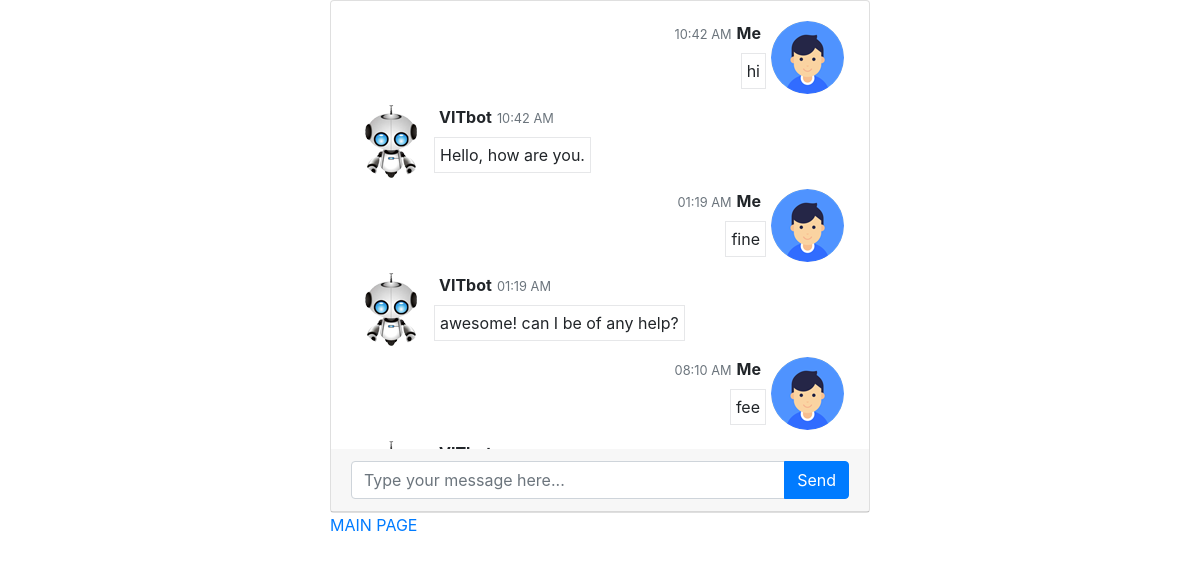
Page /chatbot/chatbot.php on the committed database.
### tables this page shows
CREATE TABLE IF NOT EXISTS `message` (
  `id` int(11) NOT NULL AUTO_INCREMENT,
  `message` text NOT NULL,
  `added_on` datetime NOT NULL,
  `type` varchar(10) NOT NULL,
  PRIMARY KEY (`id`)
);

### chatbot/chatbot.php (the view, shortened to what this page needs)
<?php
include('database.inc.php');
?>
<!DOCTYPE html>
<html lang="en">
   <head>
      <link href="//maxcdn.bootstrapcdn.com/bootstrap/4.1.1/css/bootstrap.min.css" rel="stylesheet" id="bootstrap-css">
	  <link href="style.css" rel="stylesheet">
   </head>
   <body>
      <div class="container">
         <div class="row justify-content-md-center mb-4">
            <div class="col-md-6">
               <div class="card">
                  <div class="card-body messages-box">
					 <ul class="list-unstyled messages-list">
							<?php
							$res=mysqli_query($con,"select * from message");
							if(mysqli_num_rows($res)>0){
								$html='';
								while($row=mysqli_fetch_assoc($res)){
									$message=$row['message'];
									$added_on=$row['added_on'];
									$strtotime=strtotime($added_on);
									$time=date('h:i A',$strtotime);
									$type=$row['type'];
									if($type=='user'){
										$class="messages-me";
										$imgAvatar="user_avatar.png";
										$name="Me";
									}else{
										$class="messages-you";
										$imgAvatar="bot_avatar.png";
										$name="VITbot";
									}
									$html.='<li class="'.$class.' clearfix"><span class="message-img"><img src="image/'.$imgAvatar.'" class="avatar-sm rounded-circle"></span><div class="message-body clearfix"><div class="message-header"><strong class="messages-title">'.$name.'</strong> <small class="time-messages text-muted"><span class="fas fa-time"></span> <span class="minutes">'.$time.'</span></small> </div><p class="messages-p">'.$message.'</p></div></li>';
								}
								echo $html;
							}else{
								?>
								<li class="messages-me clearfix start_chat">
								   Please start
								</li>
								<?php
							}
							?>
                     </ul>
                  </div>
                  <div class="card-header">
                    <div class="input-group">
					   <input id="input-me" type="text" name="messages" class="form-control input-sm" placeholder="Type your message here..." />
					   <span class="input-group-append">
					   <input type="button" class="btn btn-primary" value="Send" onclick="send_msg()">
					   </span>
					</div>
                  </div>
               </div>
			   <div><a href="../welcome.php">MAIN PAGE</a></div>
            </div>
         </div>
      </div>
   </body>
</html>

### chatbot/style.css (style rules this page uses)
.messages-box { max-height: 28rem; overflow: auto; }
.messages-title { float: right; margin: 0px 5px; }
.message-img { float: right; margin: 0px 5px; }
.message-header { text-align: right; width: 100%; margin-bottom: 0.5rem; }
.messages-list li.messages-you .messages-title { float: left; }
.messages-list li.messages-you .message-img { float: left; }
.messages-list li.messages-you p { float: left; text-align: left; }
.messages-list li.messages-you .message-header { text-align: left; }
.messages-list li p { max-width: 60%; padding: 5px; border: #e6e7e9 1px solid; }
.messages-list li.messages-me p { float: right; }

### rows in the picture
message: type (picture), type "Me", added_on "10:42 AM", message "hi"
message: type "VITbot", added_on "10:42 AM", message "Hello, how are you."
message: type (picture), type "Me", added_on "01:19 AM", message "fine"
message: type "VITbot", added_on "01:19 AM", message "awesome! can I be of any help?"
message: type (picture), type "Me", added_on "08:10 AM", message "fee"
